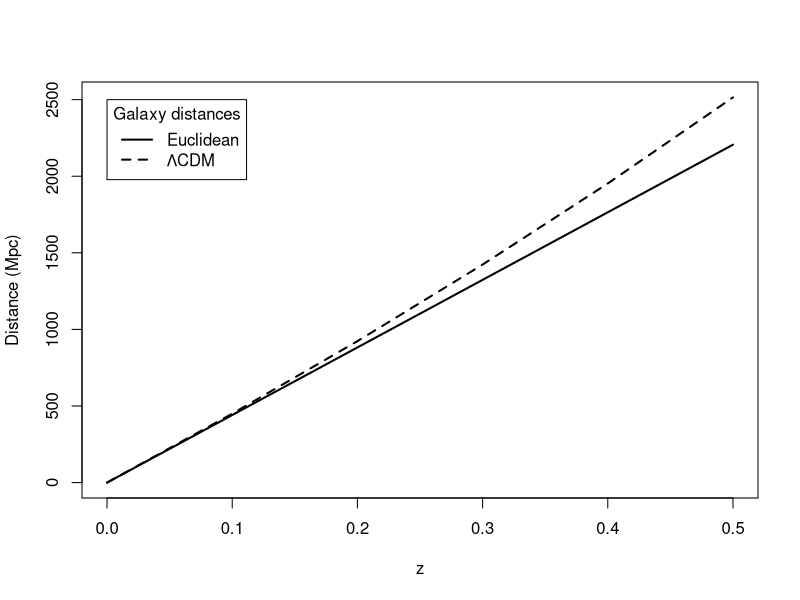

Source code (R):
# V. Astrophysical calculations of galaxy distances 

# The `function' function: Note how one function uses another
# This how R builds new capabilities based on old capabilities in a compact syntax.

# First, make a simple calculation without functions: galaxy distances in Mpc for six redshifts  

#print(getwd())
#setwd('/Users/japa6985')
#library(txtplot)
z <- seq(0.0, 0.5, 0.1)
z
H_0 <- 68  	 		               	# km/s/Mpc,  Planck value
speed.light <- 3.0E5          	# km/s
dist <- speed.light*z / H_0     # in Mpc
dist
class(dist)

Omega_m <- (0.022068 + 0.12029) / (H_0/100)^2    
Omega_Lambda <- 0.6825                    # Planck satellite values

E.H0 <- function(redshift) {sqrt(Omega_m*(1+redshift)^3 + Omega_Lambda)}

lum.dist <- function(redshift) {  
  luminosity.distance = (speed.light/H_0) * integrate(E.H0, 0, redshift)$value 
  return(luminosity.distance)  }

distGR <- Vectorize(lum.dist)(z)

# Plot the results
# The 'plot' function has extensive options to change format; see 'help(par)'

options(jupyter.plot_scale=1)
options(repr.plot.width = 7, repr.plot.height = 5)

plot(z, distGR, type='l', lty=2, lwd=2, ylab='Distance (Mpc)')
lines(z, dist, lty=1, lwd=2)   
legend(0.0, 2500, lty=c(1,2), lwd=c(2,2), title='Galaxy distances', 
       legend=c('Euclidean', expression(Lambda*CDM)))
